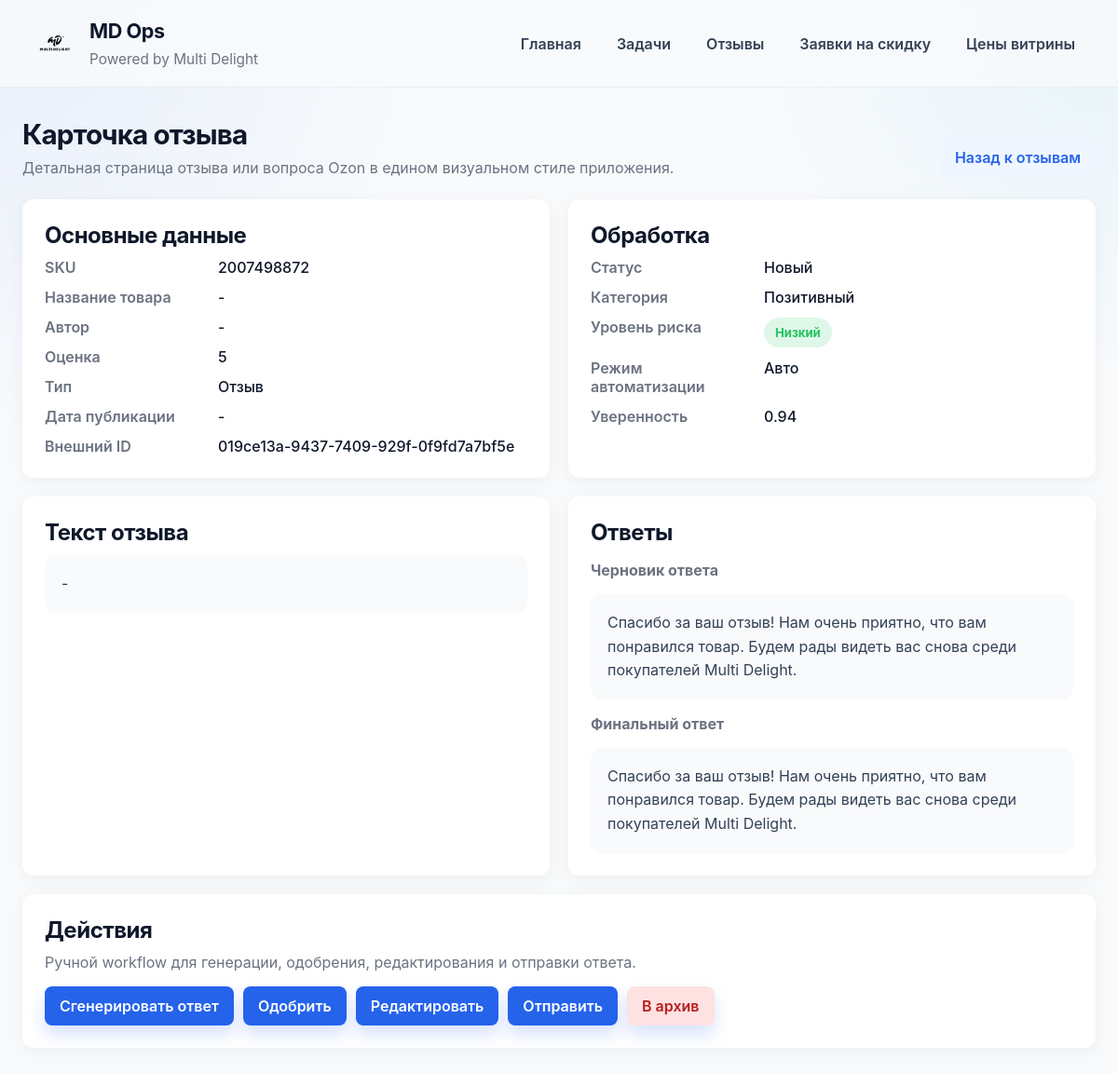
The page /reviews/103 on the database as committed earlier.
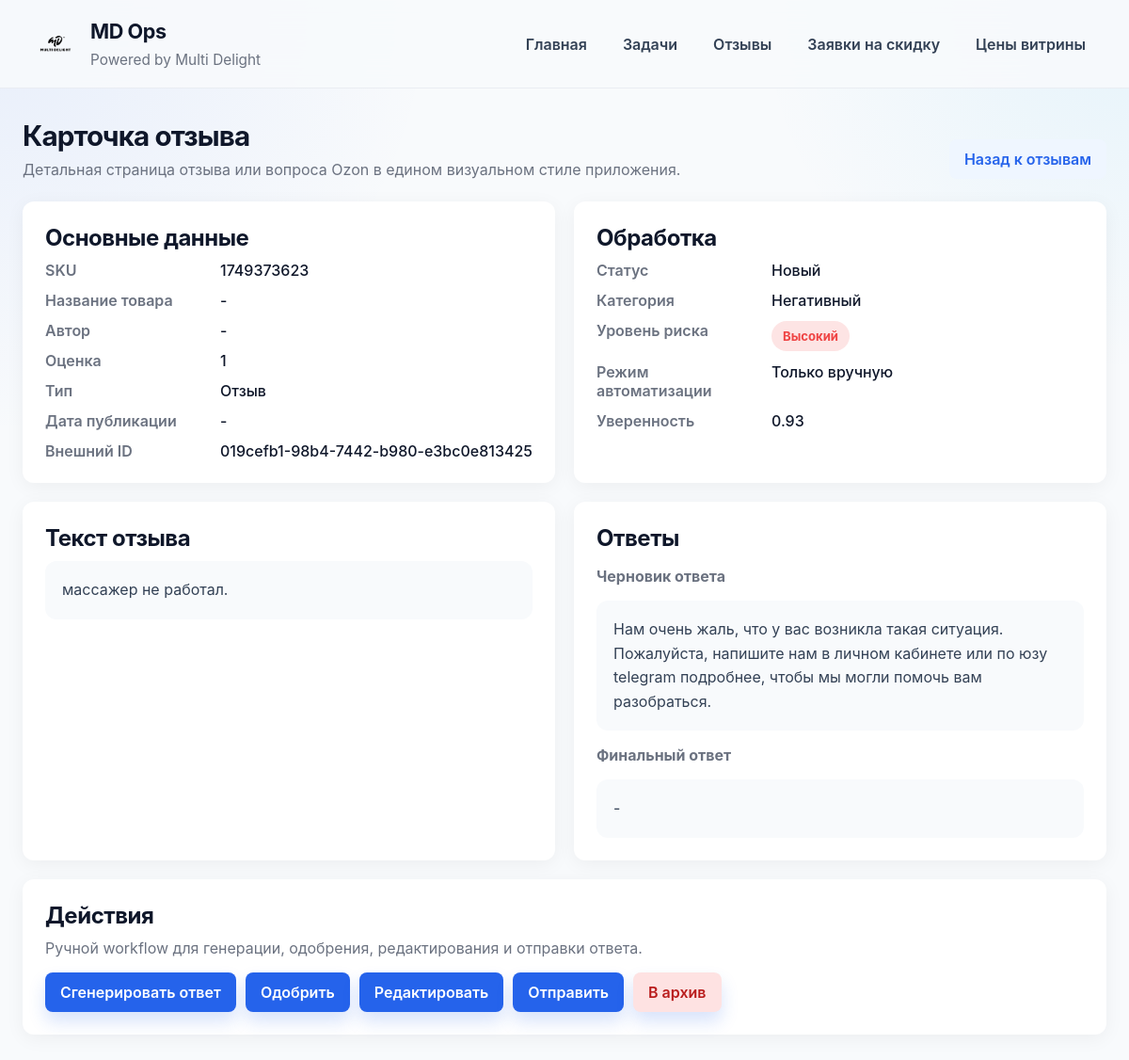
The same page on the database as committed later.
### app/models.py (models this page shows)
class Review(Base):
    __tablename__ = "reviews"
    id: Mapped[int] = mapped_column(Integer, primary_key=True, index=True)
    external_id: Mapped[str] = mapped_column(String(100), unique=True, index=True, nullable=False)
    sku: Mapped[str] = mapped_column(String(100), default="", index=True)
    product_name: Mapped[str | None] = mapped_column(String(255), nullable=True)
    source_type: Mapped[str] = mapped_column(String(50), default="review")
    category: Mapped[str | None] = mapped_column(String(50), nullable=True)
    rating: Mapped[int | None] = mapped_column(Integer, nullable=True)
    author_name: Mapped[str | None] = mapped_column(String(120), nullable=True)
    text: Mapped[str] = mapped_column(Text, default="")
    published_at: Mapped[datetime | None] = mapped_column(DateTime, nullable=True)
    status: Mapped[str] = mapped_column(String(50), default="new")
    draft_reply: Mapped[str | None] = mapped_column(Text, nullable=True)
    final_reply: Mapped[str | None] = mapped_column(Text, nullable=True)
    automation_mode: Mapped[str] = mapped_column(String(50), default="review_required")
    processing_mode: Mapped[str] = mapped_column(String(50), default="требуется_проверка")
    confidence_score: Mapped[float | None] = mapped_column(Float, nullable=True)
    risk_level: Mapped[str] = mapped_column(String(50), default="medium")
    send_status: Mapped[str] = mapped_column(String(50), default="pending")
    sent_at: Mapped[datetime | None] = mapped_column(DateTime, nullable=True)
    last_automation_processed_at: Mapped[datetime | None] = mapped_column(DateTime, nullable=True)
    high_risk_notified_at: Mapped[datetime | None] = mapped_column(DateTime, nullable=True)
    created_at: Mapped[datetime] = mapped_column(DateTime, default=datetime.utcnow)
    updated_at: Mapped[datetime] = mapped_column(DateTime, default=datetime.utcnow, onupdate=datetime.utcnow)

### app/routers/reviews.py (the view)
@router.get("/{review_id}", response_class=HTMLResponse)
def review_detail_page(review_id: int, request: Request, db: Session = Depends(get_db)):
    review = db.query(Review).filter(Review.id == review_id).first()
    if review is None:
        raise HTTPException(status_code=404, detail="Review not found")
    return templates.TemplateResponse(
        "reviews/detail.html",
        {
            "request": request,
            "review": review,
            "edit_mode": request.query_params.get("edit") == "1",
            "message": request.query_params.get("message", ""),
        },
    )

### app/templates/reviews/detail.html (shortened to what this page needs)
{% extends "base.html" %}
{% set source_type_map = {
    "review": "Отзыв",
    "question": "Вопрос"
} %}
{% set category_map = {
    "позитив": "Позитивный",
    "нейтральный": "Нейтральный",
    "негатив": "Негативный",
    "вопрос": "Вопрос"
} %}
{% set review_status_map = {
    "new": "Новый",
    "drafted": "Черновик",
    "approved": "Одобрен",
    "sent": "Отправлен",
    "failed": "Ошибка",
    "archived": "Архив",
    "одобрен": "Одобрен",
    "отправлен": "Отправлен",
    "ошибка": "Ошибка",
    "архив": "Архив",
    "ручная_обработка": "Ручная обработка"
} %}
{% set risk_map = {
    "низкий": "Низкий",
    "средний": "Средний",
    "высокий": "Высокий",
    "low": "Низкий",
    "medium": "Средний",
    "high": "Высокий"
} %}
{% set automation_map = {
    "auto": "Авто",
    "review_required": "Нужна проверка",
    "manual_only": "Только вручную"
} %}
{% block content %}
<section class="page-header">
    <div>
        <h2>Карточка отзыва</h2>
        <p>Детальная страница отзыва или вопроса Ozon в едином визуальном стиле приложения.</p>
    </div>
    <a href="/reviews/" class="secondary-button">Назад к отзывам</a>
</section>
<section class="grid two-columns">
    <div class="card">
        <h2>Основные данные</h2>
        <dl class="detail-grid">
            <dt>SKU</dt>
            <dd>{{ review.sku or "-" }}</dd>
            <dt>Название товара</dt>
            <dd>{{ review.product_name or "-" }}</dd>
            <dt>Автор</dt>
            <dd>{{ review.author_name or "-" }}</dd>
            <dt>Оценка</dt>
            <dd>{{ review.rating if review.rating is not none else "-" }}</dd>
            <dt>Тип</dt>
            <dd>{{ source_type_map.get(review.source_type, review.source_type or "-") }}</dd>
            <dt>Дата публикации</dt>
            <dd>{{ review.published_at.strftime("%Y-%m-%d %H:%M") if review.published_at else "-" }}</dd>
            <dt>Внешний ID</dt>
            <dd>{{ review.external_id or "-" }}</dd>
        </dl>
    </div>
    <div class="card">
        <h2>Обработка</h2>
        <dl class="detail-grid">
            <dt>Статус</dt>
            <dd>{{ review_status_map.get(review.status, review.status or "-") }}</dd>
            <dt>Категория</dt>
            <dd>{{ category_map.get(review.category, review.category or "-") }}</dd>
            <dt>Уровень риска</dt>
            <dd><span class="risk-badge risk-{{ review.risk_level }}">{{ risk_map.get(review.risk_level, review.risk_level or "-") }}</span></dd>
            <dt>Режим автоматизации</dt>
            <dd>{{ automation_map.get(review.automation_mode, review.automation_mode or "-") }}</dd>
            <dt>Уверенность</dt>
            <dd>{{ "%.2f"|format(review.confidence_score) if review.confidence_score is not none else "-" }}</dd>
        </dl>
    </div>
</section>
<section class="grid two-columns">
    <div class="card">
        <h2>Текст отзыва</h2>
        <div class="content-box">{{ review.text or "-" }}</div>
    </div>
    <div class="card">
        <h2>Ответы</h2>
        <p><strong>Черновик ответа</strong></p>
        <div class="content-box">{{ review.draft_reply or "-" }}</div>
        <p><strong>Финальный ответ</strong></p>
        {% if edit_mode %}
        <form method="post" action="/reviews/{{ review.id }}/edit" class="stack">
            <textarea name="final_reply" rows="8">{{ review.final_reply or review.draft_reply or "" }}</textarea>
            <button type="submit">Сохранить финальный ответ</button>
        </form>
        {% else %}
        <div class="content-box">{{ review.final_reply or "-" }}</div>
        {% endif %}
    </div>
</section>
<section class="card">
    <div class="section-head">
        <div>
            <h2>Действия</h2>
            <p>Ручной workflow для генерации, одобрения, редактирования и отправки ответа.</p>
        </div>
    </div>
    <div class="actions-row">
        <form method="post" action="/reviews/{{ review.id }}/generate-reply">
            <button type="submit">Сгенерировать ответ</button>
        </form>
        <form method="post" action="/reviews/{{ review.id }}/approve">
            <button type="submit">Одобрить</button>
        </form>
        <form method="get" action="/reviews/{{ review.id }}">
            <button type="submit">Редактировать</button>
        </form>
        <form method="post" action="/reviews/{{ review.id }}/send">
            <button type="submit">Отправить</button>
        </form>
        <form method="post" action="/reviews/{{ review.id }}/archive">
            <button type="submit" class="danger-button">В архив</button>
        </form>
    </div>
</section>
{% endblock %}

### app/templates/base.html (shortened to what this page needs)
<!DOCTYPE html>
<html lang="ru">
<head>
    <link rel="stylesheet" href="/static/style.css">
</head>
<body>
    <header class="topbar">
        <div class="brand">
            <img src="/static/logo.png" alt="MD Ops logo" class="brand-logo">
            <div class="brand-copy">
                <h1>MD Ops</h1>
                <p>Powered by Multi Delight</p>
            </div>
        </div>
        <nav>
            <a href="/">Главная</a>
            <a href="/tasks/">Задачи</a>
            <a href="/reviews/">Отзывы</a>
            <a href="/discount-requests/">Заявки на скидку</a>
            <a href="/price-monitor/">Цены витрины</a>
        </nav>
    </header>
    <main class="container">
        {% block content %}{% endblock %}
    </main>
</body>
</html>

### app/static/style.css (style rules this page uses)
:root { --bg: #f8fafc; --surface: #ffffff; --surface-soft: #f8fafc; --line: rgba(148, 163, 184, 0.18); --text: #0f172a; --muted: #6b7280; --primary: #2563eb; --primary-hover: #1d4ed8; --primary-soft: rgba(37, 99, 235, 0.1); --success: #22c55e; --warning: #f59e0b; --danger: #ef4444; --shadow: 0 4px 20px rgba(0, 0, 0, 0.05); --radius: 12px; }
* { box-sizing: border-box; }
html { scroll-behavior: smooth; }
body { margin: 0; font-family: Inter, system-ui, -apple-system, BlinkMacSystemFont, "Segoe UI", sans-serif; background: radial-gradient(circle at top left, rgba(37, 99, 235, 0.08), transparent 28%), radial-gradient(circle at top right, rgba(14, 165, 233, 0.08), transparent 24%), var(--bg); color: var(--text); }
a { color: var(--primary); text-decoration: none; }
.topbar { position: sticky; top: 0; z-index: 20; display: flex; justify-content: space-between; align-items: center; gap: 24px; padding: 20px 32px; background: rgba(248, 250, 252, 0.9); backdrop-filter: blur(18px); border-bottom: 1px solid rgba(148, 163, 184, 0.14); }
.brand { display: flex; align-items: center; gap: 10px; }
.brand-logo { height: 36px; width: auto; display: block; transition: transform 0.2s ease; }
.brand-copy { display: flex; flex-direction: column; gap: 2px; }
.topbar h1 { margin: 0; font-size: 1.35rem; font-weight: 700; letter-spacing: -0.02em; }
.topbar p { margin: 6px 0 0; color: var(--muted); font-size: 0.96rem; }
.topbar nav { display: flex; flex-wrap: wrap; gap: 10px; }
.topbar nav a { display: inline-flex; align-items: center; justify-content: center; padding: 10px 14px; border-radius: 999px; color: #334155; font-weight: 600; transition: background-color 0.2s ease, color 0.2s ease, transform 0.2s ease; }
.container { max-width: 1320px; margin: 0 auto; padding: 32px 24px 40px; }
.page-header { display: flex; justify-content: space-between; align-items: flex-end; gap: 20px; margin-bottom: 24px; }
.page-header h2 { margin: 0; font-size: 1.85rem; font-weight: 700; letter-spacing: -0.03em; }
.page-header p { margin: 8px 0 0; color: var(--muted); max-width: 760px; }
.grid { display: grid; gap: 20px; margin-bottom: 20px; }
.two-columns { grid-template-columns: repeat(auto-fit, minmax(320px, 1fr)); }
.card { background: var(--surface); border: none; border-radius: var(--radius); padding: 24px; box-shadow: var(--shadow); }
.card h2, .card h3 { margin: 0 0 10px; font-weight: 700; letter-spacing: -0.02em; }
.card p, small { color: var(--muted); }
.section-head { display: flex; justify-content: space-between; align-items: center; gap: 14px; margin-bottom: 16px; }
.section-head p { margin: 6px 0 0; }
.panel-actions, .actions-row, .filter-actions { display: flex; flex-wrap: wrap; gap: 10px; align-items: center; }
input, textarea, select, button { font: inherit; }
button, .secondary-button, .ghost-button, .danger-button { display: inline-flex; align-items: center; justify-content: center; gap: 8px; min-height: 42px; padding: 11px 16px; border-radius: 8px; font-weight: 600; border: none; cursor: pointer; transition: background-color 0.2s ease, transform 0.2s ease, box-shadow 0.2s ease, color 0.2s ease; }
button { background: var(--primary); color: #fff; box-shadow: 0 10px 18px rgba(37, 99, 235, 0.18); }
.secondary-button, .ghost-button { background: #eff6ff; color: var(--primary); box-shadow: none; }
.danger-button { background: #fee2e2; color: #b91c1c; }
.status-badge, .risk-badge { display: inline-flex; align-items: center; justify-content: center; gap: 8px; min-height: 32px; padding: 6px 12px; border-radius: 999px; font-size: 0.82rem; font-weight: 700; }
.risk-high, .risk-высокий { background: rgba(239, 68, 68, 0.14); color: var(--danger); }
.detail-grid { display: grid; grid-template-columns: 170px 1fr; gap: 12px 16px; margin: 0; }
.detail-grid dt { color: var(--muted); font-weight: 600; }
.detail-grid dd { margin: 0; color: var(--text); font-weight: 500; }
.content-box { padding: 18px; border-radius: 12px; background: var(--surface-soft); color: #334155; line-height: 1.6; }

Rows that differ between the two databases and show on the page:
changed Review "Отзыв": sku "2007498872" → "1749373623"; rating "5" → "1"; external "019ce13a-9437-7409-929f-0f9fd7a7bf5e" → "019cefb1-98b4-7442-b980-e3bc0e813425"; get "Позитивный" → "Негативный"; risk_level "низкий" → "высокий" (drawn); get "Низкий" → "Высокий"; get "Авто" → "Только вручную"; confidence_score "0.94" → "0.93"; text "-" → "массажер не работал."; draft_reply "Спасибо за ваш отзыв! Нам очень приятно, что вам понравился товар. Будем рады видеть вас снова среди покупателей Multi Delight." → "Нам очень жаль, что у вас возникла такая ситуация. Пожалуйста, напишите нам в личном кабинете или по юзу telegram подробнее, чтобы мы могли помочь вам разобраться."; final_reply "Спасибо за ваш отзыв! Нам очень приятно, что вам понравился товар. Будем рады видеть вас снова среди покупателей Multi Delight." → "-"
